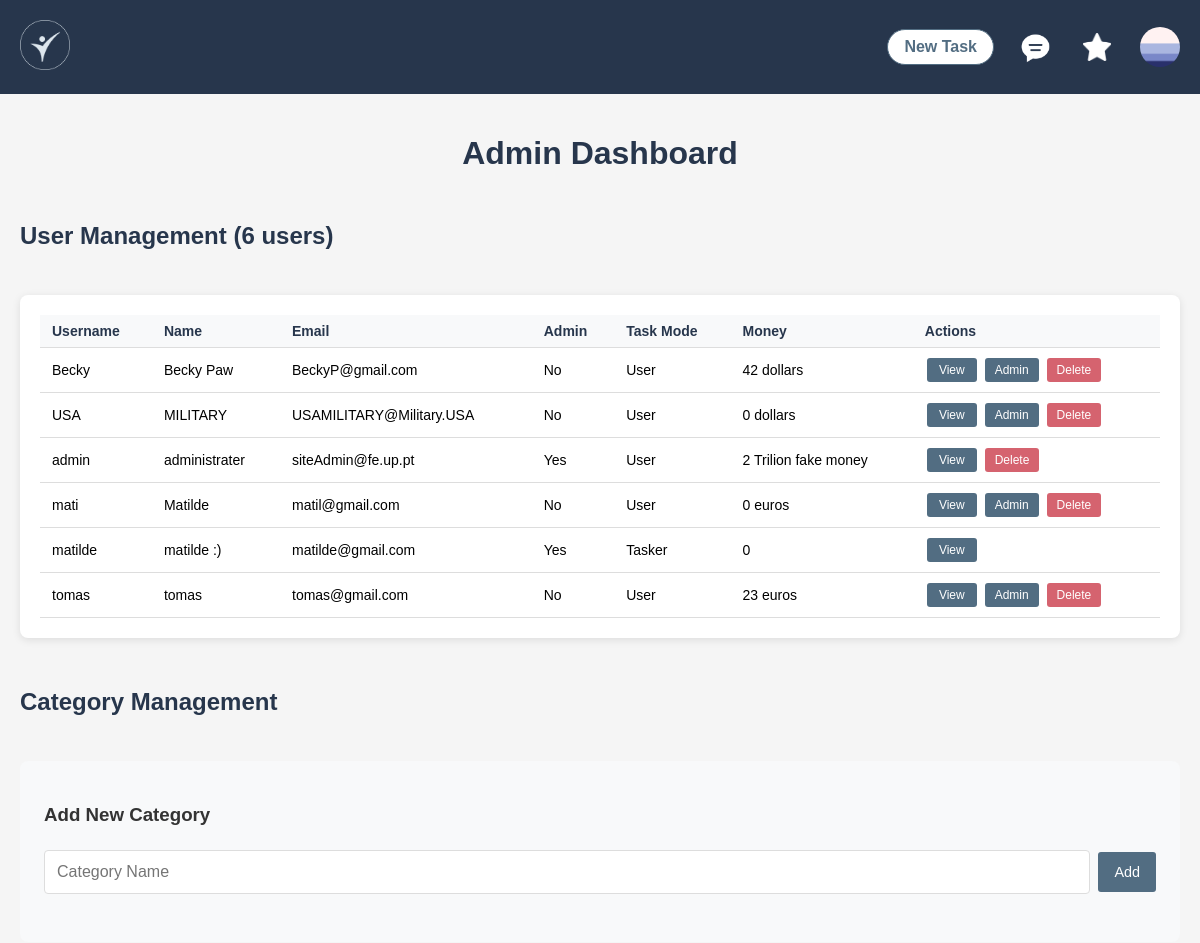
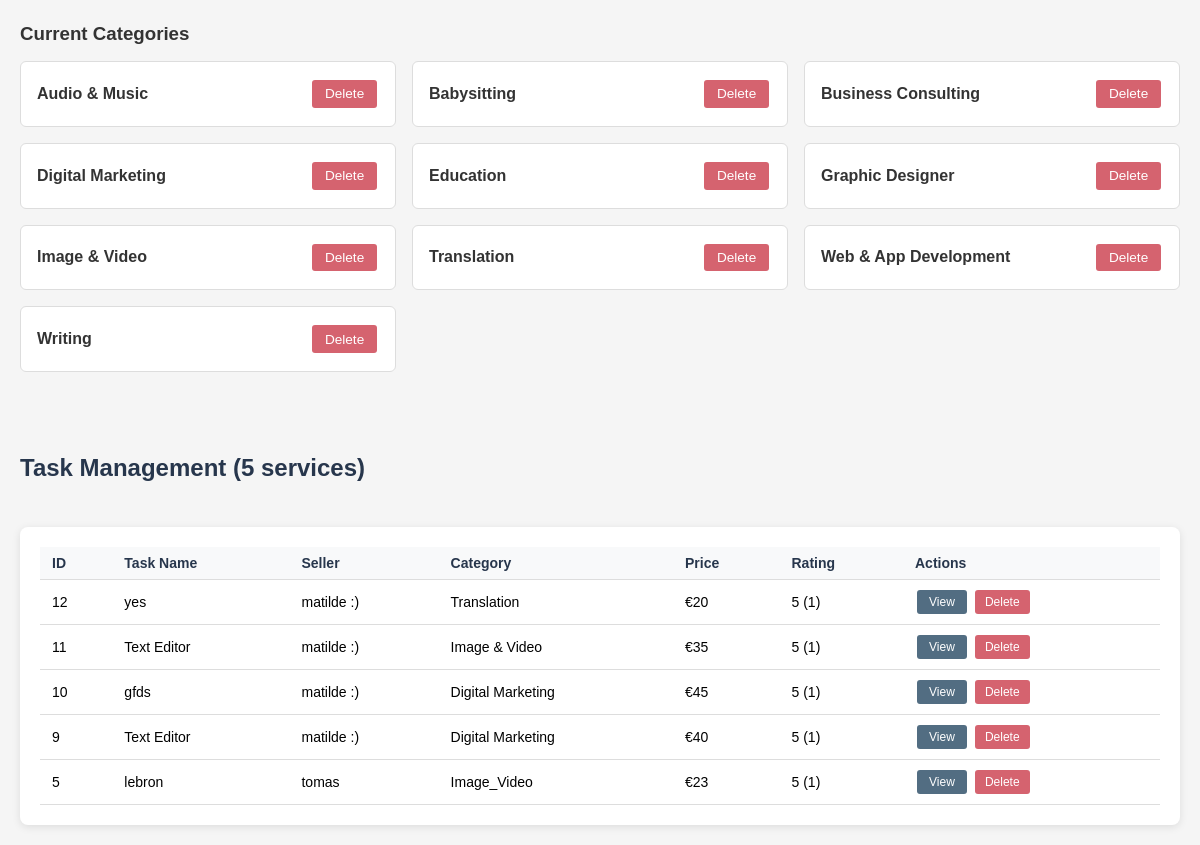
Screenshot of /pages/admin.php (signed in) with the database file from the repository (2 pictures, top to bottom).
### tables this page shows
CREATE TABLE users (
    username VARCHAR PRIMARY KEY,
    name VARCHAR NOT NULL,
    password VARCHAR NOT NULL,
    email VARCHAR NOT NULL,
    admin_power BOOLEAN,
    task_mode BOOLEAN,
    bio VARCHAR,
    profile_photo VARCHAR(255), 
    skills TEXT,
    money string NOT NULL 
);

CREATE TABLE services (
    id INTEGER PRIMARY KEY AUTOINCREMENT,
    taskname VARCHAR NOT NULL,
    pricing INTEGER NOT NULL,
    delivery_time VARCHAR REFERENCES delivery_time,
    description VARCHAR,
    rating INTEGER,
    Nrating INTEGER,
    category VARCHAR REFERENCES categories,
    user VARCHAR REFERENCES users ON DELETE CASCADE,
    image TEXT
);

### database/user_db.php (called while the page is built, shortened)
<?php
class User {
    public static function get_user($username) {
        $db = Database::getInstance();
        $stmt = $db->prepare('SELECT * FROM users WHERE username = ?');
        $stmt->execute([$username]);
        return $stmt->fetch();
    }
    public static function get_users() {
        $db = Database::getInstance();
        $stmt = $db->prepare('SELECT username, name, email, admin_power, task_mode, money, bio, skills, profile_photo FROM users ORDER BY username ASC');
        $stmt->execute();
        return $stmt->fetchAll();
    }
}
?>

### database/service_db.php (called while the page is built, shortened)
<?php
class Service {
    public static function get_all_services(): array {
        $db = Database::getInstance();
        $stmt = $db->prepare("
            SELECT s.*, u.name as seller_name
            FROM services s
            LEFT JOIN users u ON s.user = u.username
            ORDER BY s.id DESC
        ");
        $stmt->execute();
        return $stmt->fetchAll();
    }
    public static function get_categories(): array {
        try {
            $db = Database::getInstance();
            $stmt = $db->prepare('SELECT name FROM categories ORDER BY name ASC');
            $stmt->execute();
            return $stmt->fetchAll(PDO::FETCH_COLUMN);
        } catch (PDOException $e) {
            error_log("Get categories error: " . $e->getMessage());
            return [];
        }
    }
}
?>

### pages/admin.php (the view, shortened to what this page needs)
<?php
require_once(__DIR__ . '/../database/service_db.php');
require_once(__DIR__ . '/../database/user_db.php');
$allServices = [];
$allUsers = User::get_users();
try {
    $allServices = Service::get_all_services();
} catch (Exception $e) {
    error_log("Error fetching services: " . $e->getMessage());
}
?>
<!DOCTYPE html>
<html lang="en">
<head>
    <link rel="stylesheet" href="css/style.css">
    <link rel="stylesheet" href="css/admin.css">
</head>
<body>
<?php include_once(__DIR__ . '/../components/header.php'); ?>
<main class="admin-layout">
    <h1>Admin Dashboard</h1>
    <div class="admin-content">
        <h2>User Management (<?= count($allUsers) ?> users)</h2>
        <div class="admin-table-container">
            <table class="admin-table">
                <thead>
                    <tr>
                        <th>Username</th>
                        <th>Name</th>
                        <th>Email</th>
                        <th>Admin</th>
                        <th>Task Mode</th>
                        <th>Money</th>
                        <th>Actions</th>
                    </tr>
                </thead>
                <tbody>
                    <?php if (!empty($allUsers)): ?>
                        <?php foreach ($allUsers as $user): ?>
                            <tr>
                                <td><?= htmlspecialchars($user['username']) ?></td>
                                <td><?= htmlspecialchars($user['name']) ?></td>
                                <td><?= htmlspecialchars($user['email']) ?></td>
                                <td><?= $user['admin_power'] ? 'Yes' : 'No' ?></td>
                                <td><?= $user['task_mode'] ? 'Tasker' : 'User' ?></td>
                                <td><?= htmlspecialchars($user['money']) ?></td>
                                <td>
                                    <a href="user.php?user=<?= urlencode($user['username']) ?>" class="admin-btn view-btn">View</a>
                                    <?php if (!$user['admin_power']): ?>
                                        <a href="#" class="admin-btn promote-btn" onclick="promoteUser('<?= htmlspecialchars($user['username']) ?>'); return false;">Admin</a>
                                    <?php endif; ?>
                                    <?php if ($user['username'] !== $_SESSION['username']): ?>
                                        <a href="#" class="admin-btn delete-btn" onclick="deleteUser('<?= htmlspecialchars($user['username']) ?>'); return false;">Delete</a>
                                    <?php endif; ?>
                                </td>
                            </tr>
                        <?php endforeach; ?>
                    <?php else: ?>
                        <tr><td colspan="7">No users found.</td></tr>
                    <?php endif; ?>
                </tbody>
            </table>
        </div>
        <h2>Category Management</h2>
        <div class="category-management">
            <div class="add-category-form">
                <h3>Add New Category</h3>
                <form id="addCategoryForm" onsubmit="addCategory(event)">
                    <div class="form-group">
                        <input type="text"
                               id="categoryName"
                               name="categoryName"
                               placeholder="Category Name"
                               required>
                        <button type="submit" class="admin-btn add-btn">Add</button>
                    </div>
                </form>
            </div>
            <div class="current-categories">
                <h3>Current Categories</h3>
                <div class="category-list">
                    <?php
                    $categories = Service::get_categories();
                    foreach ($categories as $category): ?>
                        <div class="category-item" data-category="<?= htmlspecialchars($category) ?>">
                            <span class="category-name"><?= htmlspecialchars($category) ?></span>
                            <button class="admin-btn delete-btn small" onclick="deleteCategory('<?= htmlspecialchars($category) ?>')">Delete</button>
                        </div>
                    <?php endforeach; ?>
                </div>
            </div>
        </div>
        <h2>Task Management (<?= count($allServices) ?> services)</h2>
        <div class="admin-table-container">
            <table class="admin-table">
                <thead>
                    <tr>
                        <th>ID</th>
                        <th>Task Name</th>
                        <th>Seller</th>
                        <th>Category</th>
                        <th>Price</th>
                        <th>Rating</th>
                        <th>Actions</th>
                    </tr>
                </thead>
                <tbody>
                    <?php if (!empty($allServices)): ?>
                        <?php foreach ($allServices as $service): ?>
                            <tr>
                                <td><?= $service['id'] ?></td>
                                <td><?= htmlspecialchars($service['taskname']) ?></td>
                                <td><?= htmlspecialchars($service['seller_name'] ?? $service['user']) ?></td>
                                <td><?= htmlspecialchars($service['category']) ?></td>
                                <td>€<?= $service['pricing'] ?></td>
                                <td><?= $service['rating'] ?> (<?= $service['Nrating'] ?>)</td>
                                <td>
                                    <a href="task.php?id=<?= $service['id'] ?>" class="admin-btn view-btn">View</a>
                                    <a href="#" class="admin-btn delete-btn" onclick="deleteService(<?= $service['id'] ?>); return false;">Delete</a>
                                </td>
                            </tr>
                        <?php endforeach; ?>
                    <?php else: ?>
                        <tr><td colspan="7">No services found.</td></tr>
                    <?php endif; ?>
                </tbody>
            </table>
        </div>
    </div>
</main>
</body>
</html>

### components/header.php (shortened to what this page needs)
<?php
$userPhoto = '../docs/user_icon.png';
$isTasker = false;
if (isset($_SESSION['username'])) {
    require_once(__DIR__ . '/../database/user_db.php');
    try {
        $result = User::get_user($_SESSION['username']);
        if ($result) {
            if (!empty($result['profile_photo'])) {
                $userPhoto = '../docs/' . $result['profile_photo'];
            }
            $isTasker = $result['task_mode'] ?? false;
        }
    } catch (PDOException $e) {
        error_log("Error fetching user data: " . $e->getMessage());
    }
}
?>
<header>
    <a href="home.php"><img src="../docs/logo.png" alt="Taskly Logo" class="logo"></a>
    <div class="header-right">
        <?php if (isset($_SESSION['username'])): ?>
            <?php if ($isTasker): ?>
                <a href="new_task.php" class="new-task-button">New Task</a>
            <?php endif; ?>
            <a href="message_hub.php" class="messages-button">
                <img src="../docs/message.png" alt="Messages" class="message-icon">
            </a>
            <a href="favorites.php" class="favorites-button">
                <img src="../docs/star.png" alt="Favorites" class="star-icon">
            </a>
        <?php endif; ?>
        <img src="<?= htmlspecialchars($userPhoto) ?>" alt="User Profile" class="user-icon" onclick="toggleUserMenu()">
    </div>
</header>

### pages/css/style.css (style rules this page uses)
body { font-family: Arial, sans-serif; background-color: #f5f5f5; margin: 0; padding: 0; }
input, button, select { width: 100%; padding: 10px; margin: 8px 0; border: 1px solid #ccc; border-radius: 4px; }
button { background-color: #516c81; color: white; border: none; }
header { background-color: #27364c; color: white; padding: 20px; display: flex; align-items: center; gap: 10px; }
main { padding: 20px; }
.logo { height: 50px; width: auto; }
.header-right { display: flex; align-items: center; gap: 20px; margin-left: auto; position: relative; }
.user-icon { height: 40px; width: 40px; border-radius: 50%; cursor: pointer; }
.new-task-button { background-color: white; color: #526D82; font-weight: bold; padding: 6px 16px; border: 1px solid #526D82; border-radius: 20px; text-decoration: none; line-height: 1.2; display: inline-flex; align-items: center; justify-content: center; height: 36px; box-sizing: border-box; }
.favorites-button { display: flex; align-items: center; justify-content: center; width: 40px; height: 40px; margin: 0 1px; border-radius: 50%; transition: background-color 0.2s ease; padding-right: 2px; }
.star-icon { width: 28px; height: 28px; transition: color 0.2s ease; filter: brightness(0) invert(1); }
.messages-button { display: flex; align-items: center; justify-content: center; width: 40px; height: 40px; margin: 0 1px; border-radius: 50%; transition: background-color 0.2s ease; }
.message-icon { width: 40px; height: 40px; filter: brightness(0) invert(1); }

### pages/css/admin.css (style rules this page uses)
.admin-layout { max-width: 1400px; margin: 0 auto; padding: 20px; }
.admin-layout h1 { color: #27364c; margin-bottom: 30px; text-align: center; }
.admin-content { display: flex; flex-direction: column; gap: 30px; }
.admin-content h2 { color: #27364c; margin-bottom: 15px; font-size: 24px; }
.admin-table-container { padding: 20px; overflow-x: auto; background: white; border-radius: 8px; box-shadow: 0 2px 8px rgba(0,0,0,0.1); }
.admin-table { width: 100%; border-collapse: collapse; margin: 0; }
.admin-table th, .admin-table td { padding: 8px 12px; text-align: left; border-bottom: 1px solid #ddd; font-size: 14px; }
.admin-table th { background: #f8f9fa; font-weight: bold; color: #27364c; }
.admin-btn { padding: 5px 10px; margin: 2px; border: none; border-radius: 3px; cursor: pointer; text-decoration: none; display: inline-block; font-size: 12px; text-align: center; min-width: 50px; box-sizing: border-box; font-family: inherit; }
.view-btn { background-color: #526D82; color: white; }
.promote-btn { background-color: #526D82; color: white; }
.delete-btn { background-color: #d5636f; color: white; }
.category-management { margin-bottom: 2rem; }
.add-category-form { background: #f8f9fa; padding: 1.5rem; border-radius: 8px; margin-bottom: 1.5rem; }
.add-category-form h3 { margin-bottom: 1rem; color: #333; }
.form-group { display: flex; gap: 0.5rem; margin-bottom: 1rem; align-items: center; }
.form-group input { flex: 1; padding: 0.75rem; border: 1px solid #ddd; border-radius: 4px; font-size: 1rem; }
.form-group .admin-btn { padding: 0.75rem 1rem; margin: 0; flex-shrink: 0; flex-grow: 0; width: auto; min-width: auto; height: auto; }
.current-categories h3 { margin-bottom: 1rem; color: #333; }
.category-list { display: grid; grid-template-columns: repeat(auto-fill, minmax(300px, 1fr)); gap: 1rem; }
.category-item { background: white; border: 1px solid #ddd; border-radius: 6px; padding: 1rem; display: flex; align-items: center; justify-content: space-between; gap: 1rem; }
.category-item .admin-btn { flex-shrink: 0; min-width: auto; }
.category-name { font-weight: 600; color: #333; }
.admin-btn.small { padding: 0.4rem 0.8rem; font-size: 0.85rem; width: auto; display: inline-block; white-space: nowrap; }
.admin-btn.add-btn { background: #526D82; color: white; white-space: nowrap; font-size: 0.9rem; }

### rows the page displays
users: profile_photo (picture), username "matilde", name "matilde :)", email "matilde@gmail.com", admin_power "Yes", task_mode "Tasker", money "0"
users: username "Becky", name "Becky Paw", email "BeckyP@gmail.com", admin_power "No", shows "User", money "42 dollars"
users: username "USA", name "MILITARY", email "USAMILITARY@Military.USA", admin_power "No", shows "User", money "0 dollars"
users: username "admin", name "administrater", email "siteAdmin@fe.up.pt", admin_power "Yes", shows "User", money "2 Trilion fake money"
users: username "mati", name "Matilde", email "matil@gmail.com", admin_power "No", task_mode "User", money "0 euros"
users: username "tomas", name "tomas", email "tomas@gmail.com", admin_power "No", task_mode "User", money "23 euros"
services: id "12", taskname "yes", user.name "matilde :)", category "Translation", pricing "20", rating "5", Nrating "1"
services: id "11", taskname "Text Editor", user.name "matilde :)", category "Image & Video", pricing "35", rating "5", Nrating "1"
services: id "10", taskname "gfds", user.name "matilde :)", category "Digital Marketing", pricing "45", rating "5", Nrating "1"
services: id "9", taskname "Text Editor", user.name "matilde :)", category "Digital Marketing", pricing "40", rating "5", Nrating "1"
services: id "5", taskname "lebron", user.name "tomas", category "Image_Video", pricing "23", rating "5", Nrating "1"

### other values shown
count($allUsers) "6"
$category "Audio & Music"
$category "Babysitting"
$category "Business Consulting"
$category "Digital Marketing"
$category "Education"
$category "Graphic Designer"
$category "Image & Video"
$category "Translation"
$category "Web & App Development"
$category "Writing"
count($allServices) "5"
